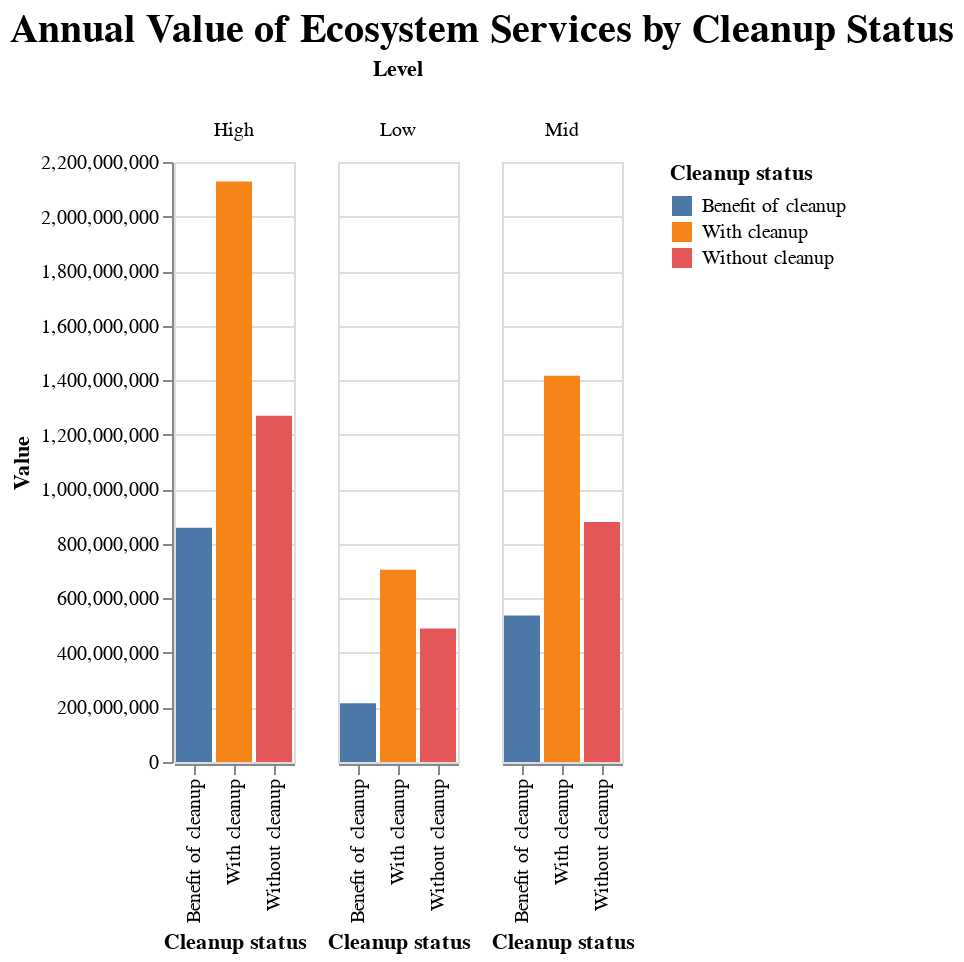

The notebook cell saved with this chart:
### Code cell
table6chart = alt.Chart(table6).mark_bar().encode(
    x='Cleanup status:N',
    y='Value:Q',
    color='Cleanup status:N',
    column='Level:O').properties(title='Annual Value of Ecosystem Services by Cleanup Status')

table6chart.configure_title(
    fontSize=20,
    font='Arial',
    anchor='start',
    color='black')

### Figure 1 — Vega-Lite specification as saved in the notebook (floating-point values rounded to 4 significant figures)
{"config": {"view": {"continuousWidth": 400, "continuousHeight": 300}, "title": {"anchor": "start", "color": "black", "font": "Arial", "fontSize": 20}}, "data": {"name": "data-310dface23fcc54bec7edc7cc3e94aa5"}, "mark": "bar", "encoding": {"color": {"field": "Cleanup status", "type": "nominal"}, "column": {"field": "Level", "type": "ordinal"}, "x": {"field": "Cleanup status", "type": "nominal"}, "y": {"field": "Value", "type": "quantitative"}}, "title": "Annual Value of Ecosystem Services by Cleanup Status", "$schema": "https://vega.github.io/schema/vega-lite/v4.17.0.json", "datasets": {"data-310dface23fcc54bec7edc7cc3e94aa5": [{"Cleanup status": "With cleanup", "Level": "Low", "Value": 705209378}, {"Cleanup status": "Without cleanup", "Level": "Low", "Value": 489883908}, {"Cleanup status": "Benefit of cleanup", "Level": "Low", "Value": 215325469}, {"Cleanup status": "With cleanup", "Level": "Mid", "Value": 1416705140}, {"Cleanup status": "Without cleanup", "Level": "Mid", "Value": 879715684}, {"Cleanup status": "Benefit of cleanup", "Level": "Mid", "Value": 536989457}, {"Cleanup status": "With cleanup", "Level": "High", "Value": 2128200903}, {"Cleanup status": "Without cleanup", "Level": "High", "Value": 1269547459}, {"Cleanup status": "Benefit of cleanup", "Level": "High", "Value": 858653444}]}}
